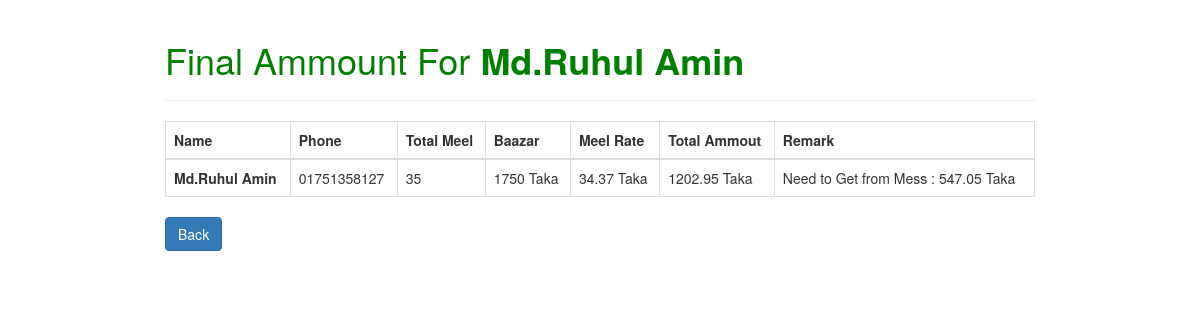
The page /read.php?id=5 on the database its author committed.
### tables this page shows
CREATE TABLE `member` (
  `id` int(11) NOT NULL,
  `name` varchar(50) NOT NULL,
  `phone` varchar(50) NOT NULL,
  `bazar` varchar(50) NOT NULL,
  `total_meel` varchar(50) NOT NULL
);

### read.php (the view, shortened to what this page needs)
<?php
require_once "config.php";
    if(isset($_GET["id"]) && !empty(trim($_GET["id"]))){
        $sql = "SELECT * FROM member ";
        $result = mysqli_query($link, $sql);
        $total_bazar = 0;
        $grand_total_meel = 0;
        $meel_rate = 1;
    while($row_1 = mysqli_fetch_array($result)){
        $total_bazar = $total_bazar+$row_1['bazar'];
        $grand_total_meel = $grand_total_meel + $row_1['total_meel'];
        $meel_rate = $total_bazar/$grand_total_meel;
        $meel_rate = round($meel_rate,2);
    }
        $id =  trim($_GET["id"]);
        $sql = "SELECT * FROM member WHERE id = '$id'";
            $result = mysqli_query($link, $sql);
            if(mysqli_num_rows($result) == 1){
                $row = mysqli_fetch_array($result, MYSQLI_ASSOC);
            }
    }else{
        header("location: error.php");
        exit();
    }
?>
<!DOCTYPE html>
<html lang="en">
<head>
    <link rel="stylesheet" href="assets/bootstrap.css">
</head>
<body>
    <div class="wrapper">
        <div class="container-fluid">
            <div class="row">
                <div class="col-md-12">
                    <div class="page-header">
                        <h1 style="color: green;">Final Ammount For <b><?php echo $row["name"]; ?></b></h1>
                    </div>
                    <table class="table table-bordered">
                    <thead>
                      <tr>
                        <th>Name</th>
                        <th>Phone</th>
                        <th>Total Meel</th>
                        <th>Baazar</th>
                        <th>Meel Rate</th>
                        <th>Total Ammout</th>
                        <th>Remark</th>
                      </tr>
                    </thead>
                    <tbody>
                      <tr>
                        <td style="font-weight: bold;"><?php echo $row["name"]; ?></td>
                        <td><?php echo $row["phone"]; ?></td>
                        <td><?php echo $row["total_meel"]; ?></td>
                        <td><?php echo $row["bazar"]; ?> Taka</td>
                        <td><?php echo $meel_rate; ?> Taka</td>
                        <?php
                            $total_ammount = $row["total_meel"] * $meel_rate;
                        ?>
                        <td><?php echo $total_ammount; ?> Taka</td>
                        <td>
                            <?php
                                $dena_paona = $total_ammount - $row["bazar"];
                                $dena_paona = round($dena_paona,2);
                                if($dena_paona <0){
                                    echo "Need to Get from Mess : " . $dena_paona*-1 . "  Taka";
                                }else{
                                    echo "Need to Give Mess : " . $dena_paona . "  Taka";
                                }
                            ?>
                        </td>
                      </tr>
                    </tbody>
                  </table>
                    <p><a href="index.php" class="btn btn-primary">Back</a></p>
                </div>
            </div>
        </div>
    </div>
</body>
</html>

### read.php (style rules this page uses)
.wrapper { width: 900px; margin: 0 auto; }

### rows shown on the page
member: name "Md.Ruhul Amin", phone "01751358127", total_meel "35", bazar "1750", total_meel "1202.95", total_meel+bazar "547.05"

### other values the page prints
$meel_rate "34.37"
